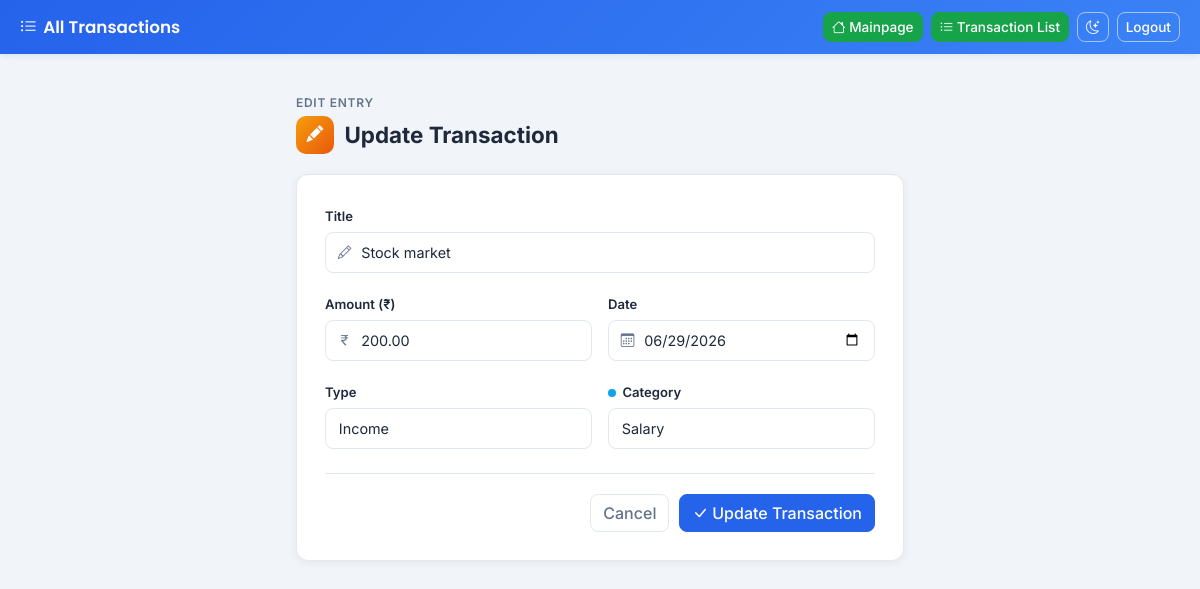
The app's page /update_transaction/20/ (signed in) with its own data.
### expenses/models.py (models this page shows)
class Transactions(models.Model):
    user = models.ForeignKey(User, on_delete=models.CASCADE)
    title = models.CharField(max_length=100)
    amount = models.DecimalField(max_digits=10, decimal_places=2)
    type_choices=[
        ("Income","Income"),
        ("Expense","Expense"),
    ]
    types=models.CharField(
        max_length=10,choices=type_choices,default="Income")
    category = models.CharField(
        max_length=20,choices=category_choices,default="Salary")
    date = models.DateField(default=timezone.now)
    created_at= models.DateTimeField(auto_now_add=True)

### expenses/views.py (the view, shortened to what this page needs)
# urls.py: path("update_transaction/<int:id>/",update_transaction,name="update_transaction"),
def update_transaction(request,id):
    queryset=Transactions.objects.get(user=request.user,id=id)
    return render(request,"expenses/update_transaction.html",{"task": queryset})

### expenses/templates/expenses/update_transaction.html (shortened to what this page needs)
<!doctype html>
<html lang="en">
  <head>
    <link href="https://cdn.jsdelivr.net/npm/bootstrap@5.3.0/dist/css/bootstrap.min.css" rel="stylesheet">
    <link rel="stylesheet" href="https://cdn.jsdelivr.net/npm/bootstrap-icons@1.11.3/font/bootstrap-icons.css">
  </head>
  <body>
    <nav class="navbar" id="mainNavbar">
      <a class="navbar-brand" href="/tasks/"><i class="bi bi-list-ul"></i>All Transactions</a>
      <div class="nav-actions">
        <a href="{% url 'mainpage' %}" class="btn btn-success btn-sm">
          <i class="bi bi-house"></i> Mainpage
        </a>
        <a href="/transactions/" class="btn btn-success btn-sm">
          <i class="bi bi-list-ul"></i> Transaction List
        </a>
        <button type="button" class="btn btn-outline-secondary btn-sm" id="themeToggle" title="Toggle dark mode">
          <i class="bi bi-moon-stars"></i>
        </button>
        <form class="d-flex mb-0" role="search">
          {% if request.user.is_authenticated %}
            <a href='/logout/' class="btn btn-outline-secondary btn-sm">Logout</a>
          {% else %}
            <a href='/login/' class="btn btn-success btn-sm">Login</a>
          {% endif %}
        </form>
      </div>
    </nav>
    <div class="page-wrap">
      <div class="page-eyebrow">Edit entry</div>
      <div class="page-title">
        <span class="page-title-icon"><i class="bi bi-pencil-fill"></i></span>
        Update Transaction
      </div>
      <div class="form-card">
        <form method="post">
          <div class="mb-field">
            <label class="form-label" for="title">Title</label>
            <div class="input-icon">
              <input type="text" class="form-control" id="title" name="title" value="{{ task.title }}" required>
            </div>
          </div>
          <div class="row-2 mb-field">
            <div>
              <label class="form-label" for="amount">Amount (₹)</label>
              <div class="input-icon">
                <input type="number" class="form-control" id="amount" name="amount" step="10" value="{{ task.amount }}" required>
              </div>
            </div>
            <div>
              <label class="form-label" for="date">Date</label>
              <div class="input-icon">
                <input type="date" class="form-control" id="date" name="date" value="{{ task.date|date:'Y-m-d' }}">
              </div>
            </div>
          </div>
          <div class="row-2 mb-field">
            <div>
              <label class="form-label" for="types">Type</label>
              <select class="form-select" id="types" name="types" required>
                <option value="Income" {% if task.types == "Income" %}selected{% endif %}>Income</option>
              </select>
            </div>
            <div>
              <label class="form-label" for="category">
                <span id="categoryDot"></span>Category
              </label>
              <select class="form-select" id="category" name="category" required>
                <option value="Salary" {% if task.category == "Salary" %}selected{% endif %}>Salary</option>
              </select>
            </div>
          </div>
          <div class="form-actions">
            <a href="{% url 'transactions' %}" class="btn btn-outline-secondary">Cancel</a>
            <button type="submit" class="btn btn-primary">
              <i class="bi bi-check-lg"></i> Update Transaction
            </button>
          </div>
        </form>
      </div>
    </div>
  </body>
</html>

### expenses/templates/expenses/update_transaction.html (style rules this page uses)
:root { --bg: #F1F5F9; --card: #FFFFFF; --primary: #2563EB; --text: #1E293B; --text-muted: #64748B; --border: #E2E8F0; --btn-add: #16A34A; --btn-reset: #64748B; --cat-food: #F59E0B; --cat-groceries: #16A34A; --cat-travel: #2563EB; --cat-shopping: #A855F7; --cat-entertainment: #EC4899; --cat-bills: #DC2626; --cat-investment: #0EA5E9; --cat-salary: #0EA5E9; --cat-other: #64748B; --radius: 12px; --shadow: 0 2px 10px rgba(30, 41, 59, 0.06); --shadow-hover: 0 10px 24px rgba(30, 41, 59, 0.10); }
body { background: var(--bg); color: var(--text); font-family: "Inter", sans-serif; min-height: 100vh; transition: background .25s ease, color .25s ease; }
h1, h5, .navbar-brand { font-family: "Poppins", sans-serif; }
.navbar { background: linear-gradient(135deg, #2563EB, #3B82F6) !important; border-bottom: none; padding: .6rem 1.25rem !important; position: sticky; top: 0; z-index: 20; box-shadow: 0 2px 6px rgba(37, 99, 235, 0.12); transition: box-shadow .2s ease, background .25s ease; display: flex; align-items: center; flex-wrap: wrap; gap: .5rem; }
.navbar-brand { color: #fff !important; font-weight: 600; font-size: 1.05rem; }
.navbar-brand i { margin-right: .4rem; }
.navbar .btn { border-radius: 8px; font-weight: 500; font-size: .85rem; }
.navbar .btn-success { background: var(--btn-add); border-color: var(--btn-add); }
.navbar .btn-outline-secondary { color: #fff; border-color: rgba(255,255,255,.55); background: transparent; }
.navbar .nav-actions { display: flex; align-items: center; gap: .5rem; margin-left: auto; }
.page-wrap { max-width: 640px; margin: 2.5rem auto; padding: 0 1rem; }
.page-eyebrow { font-size: .75rem; font-weight: 600; letter-spacing: .06em; text-transform: uppercase; color: var(--text-muted); margin-bottom: .2rem; }
.page-title { font-size: 1.4rem; font-weight: 700; margin-bottom: 1.25rem; display: flex; align-items: center; gap: .65rem; }
.page-title-icon { width: 38px; height: 38px; border-radius: 10px; display: flex; align-items: center; justify-content: center; background: linear-gradient(135deg, #F59E0B, #EA580C); color: #fff; font-size: 1.05rem; flex-shrink: 0; }
.form-card { background: var(--card); border: 1px solid var(--border); border-radius: var(--radius); box-shadow: var(--shadow); padding: 1.75rem; transition: transform .18s ease, box-shadow .18s ease, background .25s ease, border-color .25s ease; animation: fadeInUp .35s ease; }
.form-label { font-weight: 600; font-size: .82rem; color: var(--text); margin-bottom: .35rem; }
.input-icon { position: relative; }
.input-icon .form-control, .input-icon .form-select { padding-left: 2.2rem; }
.form-control, .form-select { border-radius: 8px; border: 1px solid var(--border); background: var(--card); color: var(--text); padding: .55rem .8rem; font-size: .9rem; transition: border-color .15s ease, box-shadow .15s ease, background .15s ease, color .15s ease; }
#categoryDot { display: inline-block; width: 8px; height: 8px; border-radius: 50%; background: var(--cat-salary); margin-right: .4rem; transition: background .15s ease; }
.mb-field { margin-bottom: 1.1rem; }
.row-2 { display: grid; grid-template-columns: 1fr 1fr; gap: 1rem; }
.form-actions { display: flex; justify-content: flex-end; gap: .6rem; margin-top: 1.5rem; padding-top: 1.25rem; border-top: 1px solid var(--border); }
.btn { border-radius: 8px; font-weight: 500; }
.btn-primary { background: var(--primary); border-color: var(--primary); }
.btn-outline-secondary { color: var(--btn-reset); border-color: var(--border); }

### records on screen
Transactions: title "Stock market", amount "200.00", date "06/29/2026", types "Income", category "Salary"
